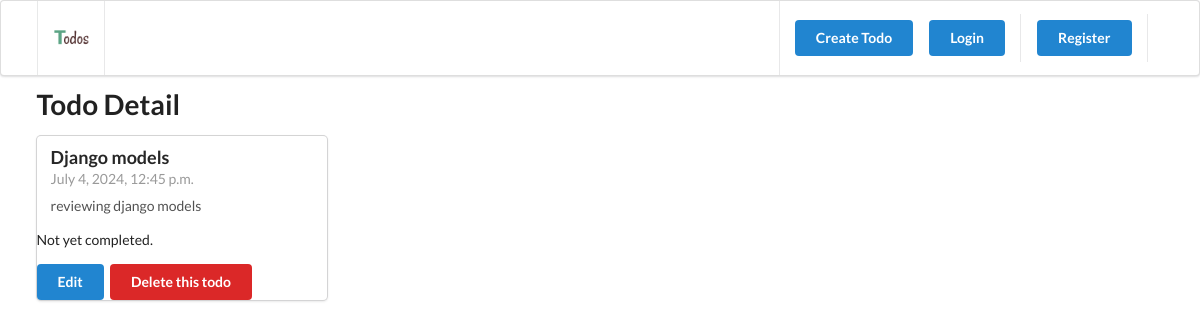
The page /todo/4 on the database as committed earlier.
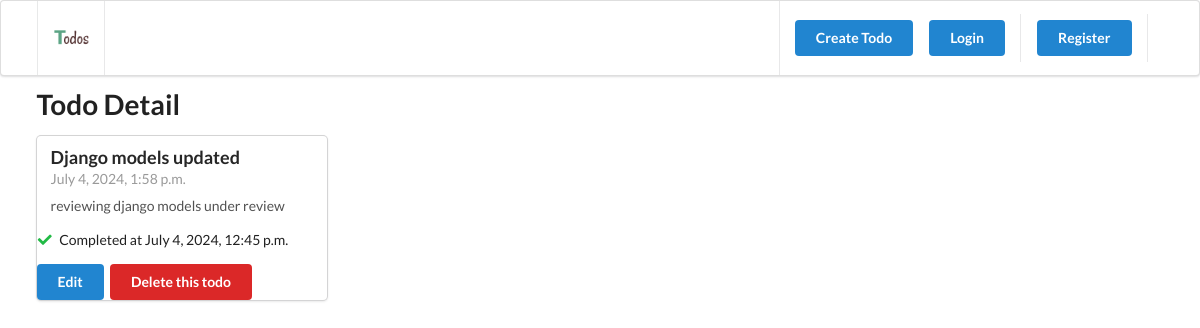
The same page on the database as committed later.
### todo/models.py (models this page shows, shortened)
class Todo(TrackingModel):
    title = models.CharField(max_length=255)
    description = models.TextField()
    is_completed = models.BooleanField(default=False)

### todo/views.py (the view)
# urls.py: path('todo/<id>', views.todo_detail, name='todo'),
def todo_detail(request, id):
    todo = get_object_or_404(Todo, pk=id)
    context = {'todo': todo}
    return render(request, 'todo/todo-detail.html', context)

### todosite/templates/todo/todo-detail.html
{% extends '_partials/base.html' %}
{% load static %}
{% block content %}
    <h1 class="ui header">Todo Detail</h1>
    <div class="ui card">
        <div class="content">
            <div class="header">{{todo.title}}</div>
            <div class="meta">{{todo.created_at}}</div>
            <div class="description">
                <p>{{todo.description}}</p>
            </div>
        </div>
        <div class="extra-content">
            {% if todo.is_completed %}
            <p>
                <i class="check icon green"></i>
                Completed at {{todo.updated_at}}
            </p>
            {% else %}
            <p>
                Not yet completed.
            </p>
            {% endif %}
            <a href="{% url 'todo-edit' todo.id %}" class="ui button primary">Edit</a>
            <a href="{% url 'todo-delete' todo.id %}" class="ui button red">Delete this todo</a>
        </div>
    </div>
{% endblock content %}

Rows that differ between the two databases and show on the page:
changed Todo: title "Django models" → "Django models updated"; created_at "July 4, 2024, 12:45 p.m." → "July 4, 2024, 1:58 p.m."; description "reviewing django models" → "reviewing django models under review"; is_completed False → True (drawn); updated_at (not shown) → "July 4, 2024, 12:45 p.m."
Other text that changed with them:
text no longer shown: "Not yet completed."
text now shown: "Completed at"
